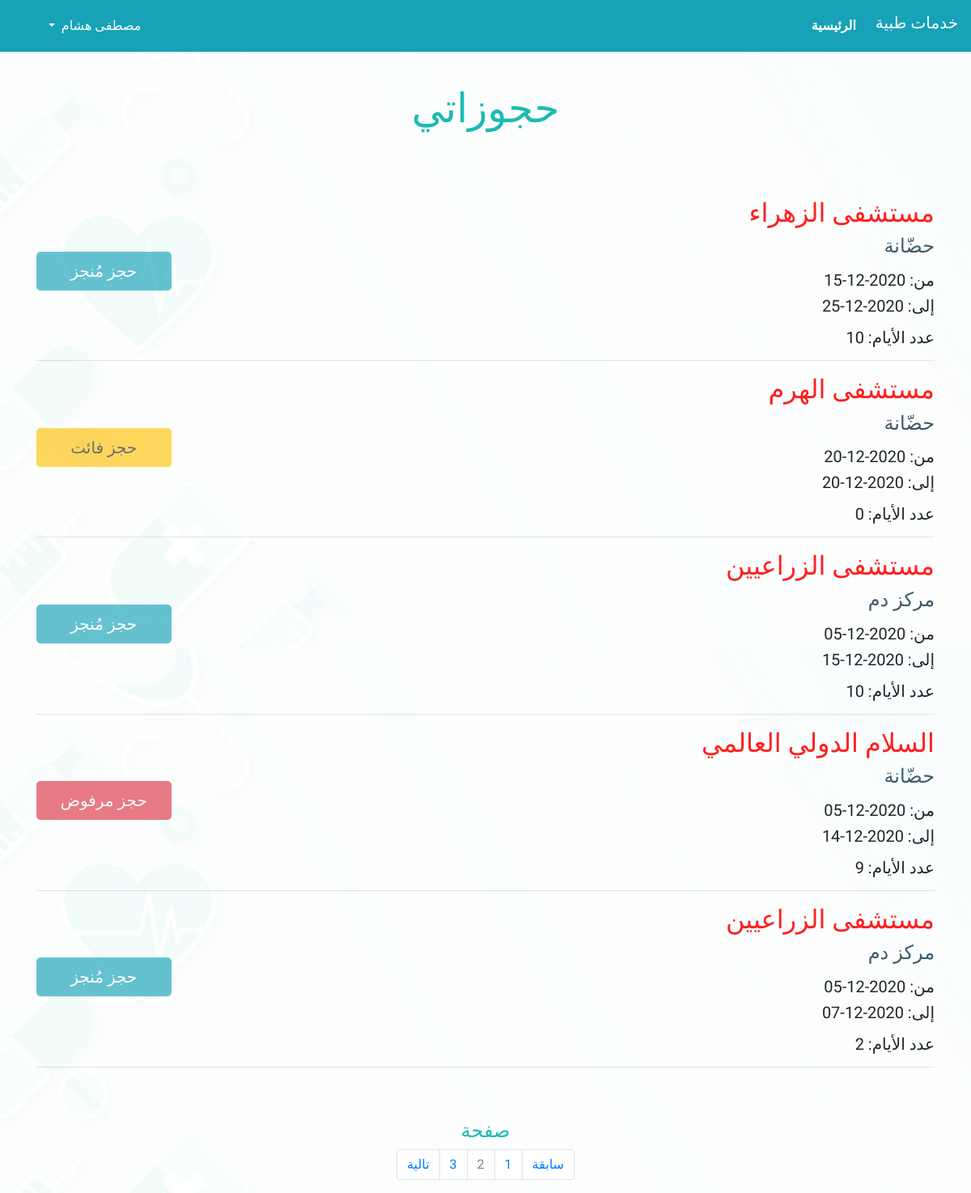
Screenshot of /accounts/user_orders/2 (signed in) with the database file from the repository.
### services/models.py (models this page shows, shortened)
class CustomUser(AbstractBaseUser):
    name             = models.CharField(max_length=50, unique=True, error_messages={'unique': 'اسم مكرر'}, validators=[MinLengthValidator(5, message='يجب أن يكون الاسم مُكون من خمسة أحرف على الأقل'), alphaField])
    address_gov      = models.CharField(max_length=20, choices=Governorates)
    address_street   = models.CharField(max_length = 150, validators=[MinLengthValidator(5, message='يجب أن يكون العنوان مُكون من خمسة أحرف على الأقل')])
    email            = models.CharField(verbose_name='email address', unique=True, error_messages={'unique': 'بريد إليكتروني مكرر'}, max_length=254, validators=[emailField])
    username         = models.CharField(max_length=20, unique=True, error_messages={'unique': 'اسم مستخدم مكرر'}, validators=[MinLengthValidator(6, message='يجب أن يكون اسم المستحدم مُكون من ستة أحرف على الأقل'), usernameField])
    is_center        = models.BooleanField(default=False)
    is_admin         = models.BooleanField(default=False)
    is_staff         = models.BooleanField(default=False)
    is_active        = models.BooleanField(default=True)
    is_superuser     = models.BooleanField(default=False)
    date_joined      = models.DateTimeField(default=timezone.now)
    services         = models.ManyToManyField(service, blank=True)
    USERNAME_FIELD = 'username'
    REQUIRED_FIELDS = ['email']
    objects = CustomUserManager()
    def user_is_center(self):
        return self.is_center

class reservation(models.Model):
    center          = models.ForeignKey(CustomUser, on_delete = models.CASCADE, related_name = 'center')
    user            = models.ForeignKey(CustomUser, on_delete = models.CASCADE, related_name = 'client')
    userPhones      = models.CharField(max_length=15, validators=[MinLengthValidator(9, message='ادخل رقم هاتف مكون من تسعة أرقام على الأقل'), numerical_field])
    service         = models.CharField(max_length=20)
    checkIn         = models.DateField()
    checkOut        = models.DateField()
    is_confirmed    = models.BooleanField(default=False)
    is_served       = models.BooleanField(default=False)
    is_declined     = models.BooleanField(default=False)
    def reservationNotAnswered(self):
        if self.checkOut < date.today() and self.is_confirmed == False:
            return True
    def numberOfDays(self):
        return (self.checkOut - self.checkIn).days

### accounts/views.py (the view)
# urls.py: path('user_orders/<int:page_number>', views.user_orders, name = 'user_orders'),
def user_orders(request, page_number):
    if  not request.user.is_authenticated or request.user.user_is_center():
        context = {
        'gov_list' : Governorates,
        'serv_list': services_list,
        }
        return render(request, 'main.html', context)
    person                = request.user
    user_reservations     = reservation.objects.filter(user = person)
    user_reservations     = reservation.objects.filter(user = person).order_by('-checkOut')
    paginator             = Paginator(user_reservations, 5)
    page                  = page_number
    try:
        reservations = paginator.page(page)
    except PageNotAnInteger:
        reservations = paginator.page(1)
    except EmptyPage:
        reservations = paginator.page(paginator.num_pages)
    context = {
        'title'         : 'حجوزاتي',
        'reservations'  : reservations,
    }
    return render(request, 'accounts/my_orders.html', context)

### accounts/templates/accounts/my_orders.html (shortened to what this page needs)
{% extends 'main.html' %}
{% block content %}
<br /><br />
<h2 align = "center" id="title">حجوزاتي</h2><br /><br /><br />
<div class="container">
{% for order in reservations %}
{% if not order.is_served and not order.is_confirmed and not order.is_declined and not order.reservationNotAnswered %}
<form name = "view_order" action="{% url 'accounts:review_order' %}" method = "POST">
        {% csrf_token %}
        <input name="order_id" type="hidden" value="{{ order.id }}"/>
        <input name="service" type="hidden" value="{{ order.service }}"/>
        <button type="submit" class="btn btn-info btn-lg fa-pull-left" id="viewbtn">تعديل الحجز</button>
</form>
{% elif order.is_declined %}
<button type="submit" class="btn btn-danger btn-lg fa-pull-left" id="viewbtn" disabled = "disabled">حجز مرفوض</button>
{% elif order.is_served %}
<button type="submit" class="btn btn-info btn-lg fa-pull-left" id="viewbtn" disabled = "disabled">حجز مُنجز</button>
{% elif order.reservationNotAnswered %}
<button type="submit" class="btn btn-warning btn-lg fa-pull-left" id="viewbtn" disabled = "disabled">حجز فائت</button>
{% elif order.is_confirmed and not order.is_served %}
<button type="submit" class="btn btn-success btn-lg fa-pull-left" id="viewbtn" disabled = "disabled">حجز جاري</button>
{% endif %}
<h2 id="user-name" style="color: rgb(331, 31, 31);">{{ order.center.name }}</h2>
<h4 id="user-phone" style="color : rgb(60, 92, 107); margin-bottom: 15px;">{{ order.service }}</h4>
<h5 id="checkIn">من: {{ order.checkIn|date:'Y-m-d' }}</h5>
<h5 id="checkOut" style="margin-bottom: 15px;">إلى: {{ order.checkOut|date:'Y-m-d' }}</h5>
<h5 id="checkOut">عدد الأيام: {{ order.numberOfDays}}</h5>
<hr>
{% endfor %}
</div>
<br/><br/>
  <div class="container" style="text-align :center; color :  #1cbab2;"><h4>صفحة</h4></div>
  <nav aria-label="Page navigation example">
  <ul class="pagination justify-content-center">
    {% if reservations.has_previous %}
    <li class="page-item">
      <a class="page-link" href="{% url 'accounts:user_orders' reservations.previous_page_number %}?service_name={{ service }}" tabindex="-1">سابقة</a>
    </li>
    {% else %}
    <li class="page-item disabled"></li>
    {% endif %}
    {% for i in reservations.paginator.page_range %}
    {% if reservations.number == i %}
    <li class="page-item page-link disabled" style="color : grey;">{{ i }}</li>
    {% else %}
    <li class="page-item"><a class="page-link" href="{% url 'accounts:user_orders' i %}?service_name={{ service }}">{{ i }}</a></li>
    {% endif %}
    {% endfor %}
    {% if reservations.has_next %}
    <li class="page-item">
      <a class="page-link" href="{% url 'accounts:user_orders' reservations.next_page_number %}?service_name={{ service }}">تالية</a>
    </li>
    {% else %}
    <li class="page-item disabled"></li>
    {% endif %}
  </ul>
</nav>
{% endblock %}

### templates/navbar.html (shortened to what this page needs)
<nav class="navbar fixed-top navbar-expand-lg navbar-light bg-info">
  <h3 class="navbar-brand " style="color:White;" >خدمات طبية</h3>
  <div class="collapse navbar-collapse" id="navbarSupportedContent">
    <ul class="navbar-nav mr-auto">
      <li class="nav-item active">
        <strong><a class="nav-link" style="color:White;" href="{% url 'index' %}">الرئيسية<span class="sr-only">(current)</span></a></strong>
      </li>
    </ul>
    {% if not user.is_authenticated %}
    <div class="nav-item dropdown">
      <a class="nav-link dropdown-toggle" href="#" id="navbarDropdown" role="button" data-toggle="dropdown" aria-haspopup="true" aria-expanded="false" style="float:right;color:white">
          دخول
        </a>
        <div class="dropdown-menu" aria-labelledby="navbarDropdown">
          <a class="dropdown-item" href="{% url 'login' %}">دخول</a>
          <div class="dropdown-divider"></div>
          <a class="dropdown-item" href="{% url 'register_user' %}">مستخدم جديد</a>
          <a class="dropdown-item" href="{% url 'register_center' %}">منشأة طبية جديدة</a>
        </div>
    </div>
    {% else %}
        <div class="nav-item dropdown">
      <a class="nav-link dropdown-toggle" href="#" id="navbarDropdown" role="button" data-toggle="dropdown" aria-haspopup="true" aria-expanded="false" style="float:right;color:white">
          {{ user.name }}
        </a>
    </div>
    {% endif %}
  </div>
</nav>

### static/css/styles.css (style rules this page uses)
* { margin: 0; padding: 0; outline: none; box-sizing: border-box; font-family: 'Comfortaa', cursive; }
#title { font-family: 'Markazi Text', serif; color : #1cbab2; font-size : 50px; }
.container #viewbtn { margin-top: 6%; margin-right: 2px; width: 15%; }

### rows the page displays
CustomUser: name "مصطفى هشام"
reservation: is_served "حجز مُنجز", center.name "مستشفى الزهراء", service "حضّانة", checkIn "2020-12-15", checkOut "2020-12-25", numberOfDays "10"
reservation: is_served "حجز فائت", center.name "مستشفى الهرم", service "حضّانة", checkIn "2020-12-20", checkOut "2020-12-20", numberOfDays "0"
reservation: is_served "حجز مُنجز", center.name "مستشفى الزراعيين", service "مركز دم", checkIn "2020-12-05", checkOut "2020-12-15", numberOfDays "10"
reservation: is_served "حجز مرفوض", center.name "السلام الدولي العالمي", service "حضّانة", checkIn "2020-12-05", checkOut "2020-12-14", numberOfDays "9"
reservation: is_served "حجز مُنجز", center.name "مستشفى الزراعيين", service "مركز دم", checkIn "2020-12-05", checkOut "2020-12-07", numberOfDays "2"

### other values shown
{{ i }} "1" "3"
{{ i }} "2"
